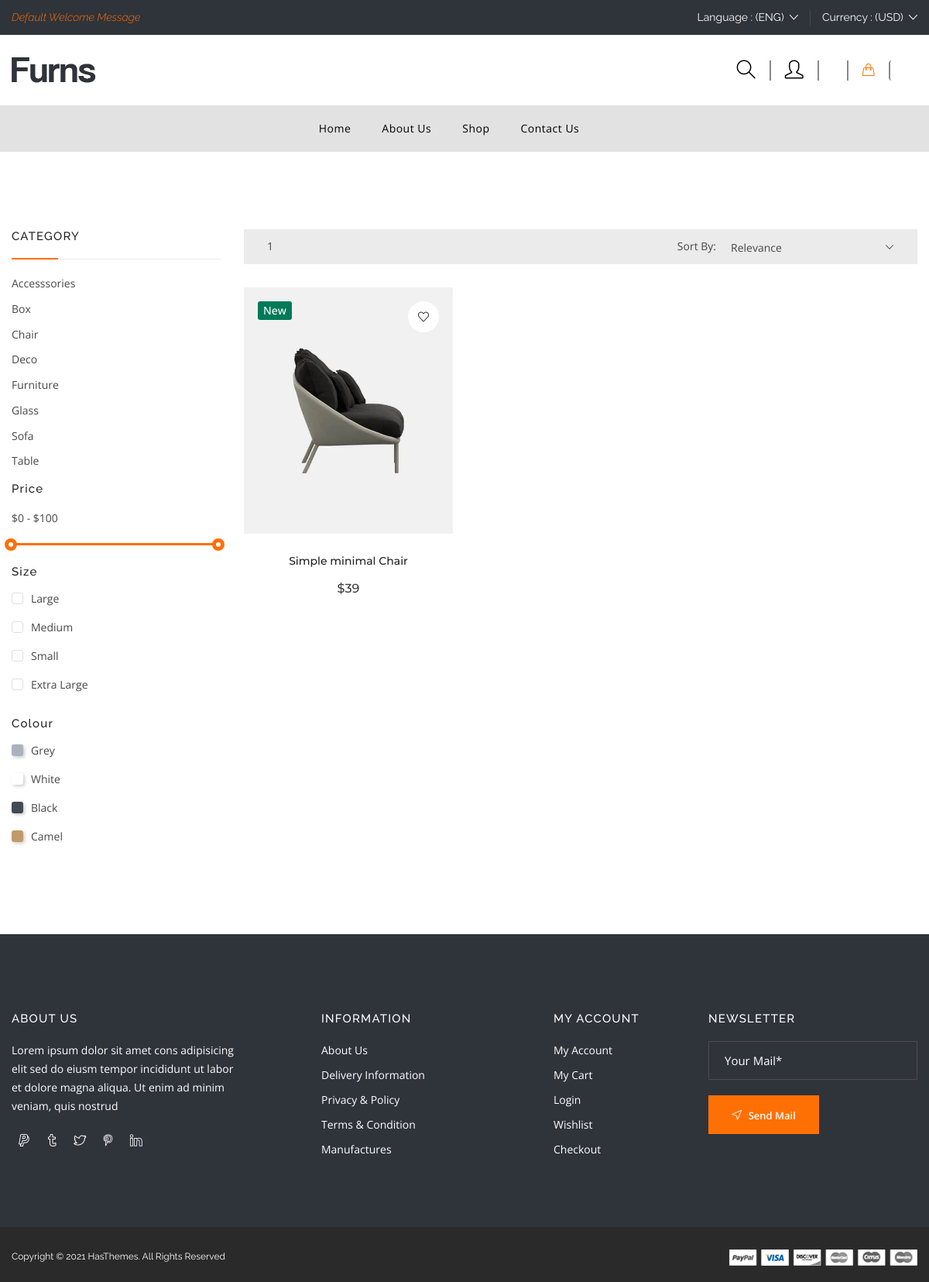
The page /store/chair/ on the database its author committed.
### store/models.py (models this page shows, shortened)
class Product(models.Model):
    name = models.CharField(max_length=100, unique=True)
    slug = models.SlugField(max_length=100, unique=True)
    description = models.TextField(max_length=500, blank=True)
    price = models.IntegerField()
    image = models.ImageField(upload_to = 'photoes/products')
    image_1 = models.ImageField(upload_to = 'photoes/products', default = None , null = True)
    stock = models.IntegerField(default=100)
    is_available = models.BooleanField(default=True)
    category = models.ForeignKey(Category, on_delete=models.CASCADE)
    created_date = models.DateTimeField(auto_now_add=True)
    modified_date = models.DateTimeField(auto_now=True)

### category/models.py (models this page shows, shortened)
class Category(models.Model):
    name = models.CharField(max_length=100, unique=True)
    description = models.TextField(blank=True)
    image = models.ImageField(upload_to="photoes/categories",blank=True)
    slug = models.SlugField(max_length=50, unique=True)
    def get_url(self):
        return reverse('products_by_category', args=[self.slug])

### store/views.py (the view)
# urls.py: path('store/', include("store.urls")),
def store(request, category_slug=None):
    if category_slug == None:
        products = Product.objects.filter(is_available=True).order_by('id')
    else:
        categories = get_object_or_404(Category, slug=category_slug)
        products = Product.objects.filter(is_available=True, category=categories).order_by('id')
    paginator = Paginator(products, 3)
    page = request.GET.get('page')
    paged_products = paginator.get_page(page)
    context = {
        'products': paged_products,
        'product_count': products.count()
    }
    return render(request, 'store.html', context)

### cart/context_processors.py (called while the page is built)
def counter(request):
    cart_count = 0
    if 'admin' in request.path:
        return {}
    else:
        try:
            cart = Cart.objects.get(session_id=_cart_id(request))
            cart_items = CartItem.objects.filter(cart=cart)
            for cart_item in cart_items:
                cart_count += cart_item.quantity
        except ObjectDoesNotExist:
            cart_count = 0
    return dict(cart_count = cart_count)

### cart/views.py (called while the page is built)
def _cart_id(request):
    cart = request.session.session_key
    if not cart:
        cart = request.session.create()
    return cart

### category/context_processors.py (called while the page is built)
def menu_links(request):
    categories = Category.objects.all()
    return {"categories":categories}

### templates/store.html (shortened to what this page needs)
{% extends 'base.html' %}
{% load static %}
{% block content %}
 <div class="shop-category-area pb-100px pt-70px">
    <div class="container">
        <div class="row">
            <div class="col-lg-9 order-lg-last col-md-12 order-md-first">
                <div class="shop-top-bar d-flex">
                    <span class="mr -md-auto">{{product_count}}</span>
                    <div class="select-shoing-wrap d-flex align-items-center">
                        <div class="shot-product">
                            <p>Sort By:</p>
                        </div>
                        <div class="shop-select">
                        </div>
                    </div>
                </div>
                <div class="shop-bottom-area">
                    <div class="row">
                        {% for product in products %}
                        <div class="col-lg-4  col-md-6 col-sm-6 col-xs-6" data-aos="fade-up" data-aos-delay="200">
                            <div class="product mb-5">
                                <div class="thumb">
                                    <a href="#" class="image">
                                        <img src="{{product.image.url}}"" alt="Product" />
                                    </a>
                                    <span class="badges">
                                        <span class="new">New</span>
                                    </span>
                                    <div class="actions">
                                        <a href="wishlist.html" class="action wishlist" title="Wishlist"><i
                                                class="icon-heart"></i></a>
                                    </div>
                                </div>
                                <div class="content">
                                    <h5 class="title">{{ product.name }}</h5>
                                    <span class="price">
                                        <span class="new">${{ product.price }}</span>
                                    </span>
                                </div>
                            </div>
                        </div>
                        {% endfor %}
                    </div>
                </div>
            </div>
            <div class="col-lg-3 order-lg-first col-md-12 order-md-last mb-md-60px mb-lm-60px">
                <div class="shop-sidebar-wrap">
                    <div class="sidebar-widget">
                        <div class="main-heading">
                            <h3 class="sidebar-title">Category</h3>
                        </div>
                        <div class="sidebar-widget-category">
                            <ul>
                                {% for category in categories %}
                                <li><a href="{{ category.get_url }}" class="">{{category.name}}  </a></li>
                                {% endfor %}
                            </ul>
                        </div>
                    </div>
                    <div class="sidebar-widget-group">
                        <div class="sidebar-widget">
                            <h4 class="pro-sidebar-title">Price</h4>
                            <div class="price-filter">
                                <div class="price-slider-amount">
                                    <input type="text" id="amount" class="p-0 h-auto lh-1" name="price" placeholder="Add Your Price" />
                                </div>
                                <div id="slider-range"></div>
                            </div>
                        </div>
                        <div class="sidebar-widget">
                            <h4 class="pro-sidebar-title mt-5">Size</h4>
                            <div class="sidebar-widget-list">
                                <ul>
                                    <li>
                                        <div class="sidebar-widget-list-left">
                                            <input type="checkbox" /> <a href="#">Large  </a>
                                            <span class="checkmark"></span>
                                        </div>
                                    </li>
                                    <li>
                                        <div class="sidebar-widget-list-left">
                                            <input type="checkbox" value="" /> <a href="#">Medium
                                            <span class="checkmark"></span>
                                        </div>
                                    </li>
                                    <li>
                                        <div class="sidebar-widget-list-left">
                                            <input type="checkbox" value="" /> <a href="#">Small
                                            </a>
                                            <span class="checkmark"></span>
                                        </div>
                                    </li>
                                    <li>
                                        <div class="sidebar-widget-list-left">
                                            <input type="checkbox" value="" /> <a href="#">Extra
                                                Large </a>
                                            <span class="checkmark"></span>
                                        </div>
                                    </li>
                                </ul>
                            </div>
                        </div>
                        <div class="sidebar-widget no-cba">
                            <h4 class="pro-sidebar-title">Colour</h4>
                            <div class="sidebar-widget-list">
                                <ul>
                                    <li>
                                        <div class="sidebar-widget-list-left">
                                            <input type="checkbox" /> <a href="#">Grey
                                            <span class="checkmark grey"></span>
                                        </div>
                                    </li>
                                    <li>
                                        <div class="sidebar-widget-list-left">
                                            <input type="checkbox" value="" /> <a href="#">White
                                            <span class="checkmark white"></span>
                                        </div>
                                    </li>
                                    <li>
                                        <div class="sidebar-widget-list-left">
                                            <input type="checkbox" value="" /> <a href="#">Black
                                            </a>
                                            <span class="checkmark black"></span>
                                        </div>
                                    </li>
                                    <li>
                                        <div class="sidebar-widget-list-left">
                                            <input type="checkbox" value="" /> <a href="#">Camel
                                            </a>
                                            <span class="checkmark camel"></span>
                                        </div>
                                    </li>
                                </ul>
                            </div>
                        </div>
                    </div>
                </div>
            </div>
        </div>
    </div>
</div>
{% endblock %}

### rows shown on the page
Product: image (picture), name "Simple minimal Chair", price "39"
Category: name "Accesssories"
Category: name "Box"
Category: name "Chair"
Category: name "Deco"
Category: name "Furniture"
Category: name "Glass"
Category: name "Sofa"
Category: name "Table"

### other values the page prints
{{ product_count }} "1"
